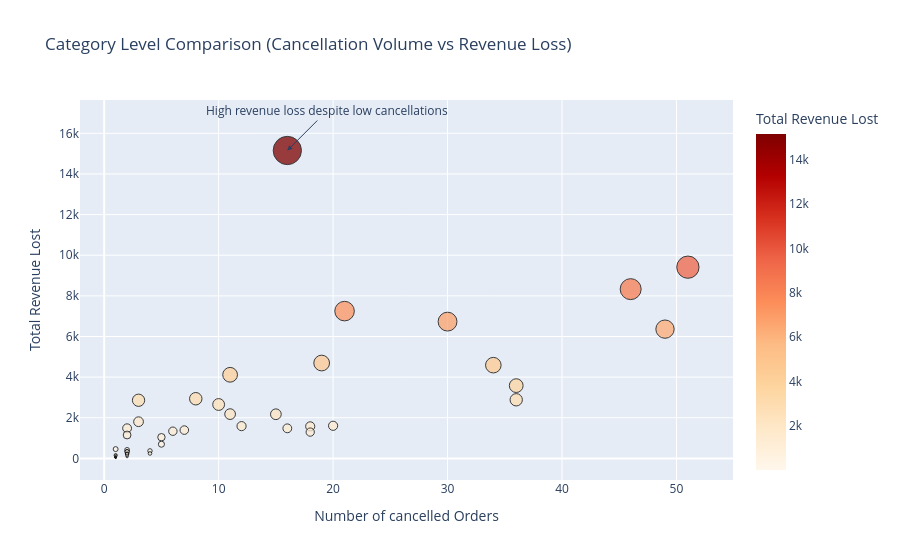

The notebook cell this image was saved under:
### Code cell
category_lvl_vol_vs_rvn_summary()

### Figure 1 — Plotly figure (JSON) as saved in the notebook; plotly's stock layout.template omitted (floating-point values rounded to 4 significant figures)
{"data": [{"hovertemplate": "<b>Category:</b> %{hovertext}<br><b>Cancelled Orders:</b> %{x}<br><b>Revenue Lost:</b> %{y:.2f}<br><extra></extra>", "hovertext": ["cool_stuff", "sports_leisure", "computers_accessories", "watches_gifts", "auto", "housewares", "garden_tools", "toys", "musical_instruments", "health_beauty", "small_appliances", "furniture_decor", "home_appliances_2", "consoles_games", "electronics", "perfumery", "fixed_telephony", "baby", "stationery", "telephony", "dvds_blu_ray", "Unknown", "books_general_interest", "fashion_bags_accessories", "bed_bath_table", "construction_tools_lights", "construction_tools_safety", "pet_shop", "office_furniture", "kitchen_dining_laundry_garden_furniture", "luggage_accessories", "air_conditioning", "furniture_living_room", "costruction_tools_garden", "fashion_shoes", "home_appliances", "food", "construction_tools_construction", "market_place", "home_construction", "food_drink", "drinks", "fashion_male_clothing", "art", "diapers_and_hygiene", "audio", "christmas_supplies"], "legendgroup": "", "marker": {"color": [15150.0, 9412.0, 8331.0, 7249.0, 6732.0, 6363.0, 4694.0, 4589.0, 4116.0, 3582.0, 2937.0, 2886.0, 2862.0, 2654.0, 2181.0, 2174.0, 1807.0, 1606.0, 1590.0, 1577.0, 1484.0, 1480.0, 1394.0, 1339.0, 1296.0, 1153.0, 1043.0, 699.7, 459.6, 422.0, 371.1, 337.6, 327.4, 245.4, 233.2, 219.1, 167.7, 148.3, 140.0, 86.74, 79.37, 69.2, 56.78, 51.6, 40.02, 27.68, 20.93], "coloraxis": "coloraxis", "line": {"color": "black", "width": 1}, "opacity": 0.75, "size": [15150.0, 9412.0, 8331.0, 7249.0, 6732.0, 6363.0, 4694.0, 4589.0, 4116.0, 3582.0, 2937.0, 2886.0, 2862.0, 2654.0, 2181.0, 2174.0, 1807.0, 1606.0, 1590.0, 1577.0, 1484.0, 1480.0, 1394.0, 1339.0, 1296.0, 1153.0, 1043.0, 699.7, 459.6, 422.0, 371.1, 337.6, 327.4, 245.4, 233.2, 219.1, 167.7, 148.3, 140.0, 86.74, 79.37, 69.2, 56.78, 51.6, 40.02, 27.68, 20.93], "sizemode": "area", "sizeref": 37.88, "symbol": "circle"}, "mode": "markers", "name": "", "orientation": "v", "showlegend": false, "type": "scatter", "x": [16, 51, 46, 21, 30, 49, 19, 34, 11, 36, 8, 36, 3, 10, 11, 15, 3, 20, 12, 18, 2, 16, 7, 6, 18, 2, 5, 5, 1, 2, 4, 2, 2, 4, 2, 2, 1, 2, 1, 1, 2, 1, 1, 1, 1, 1, 1], "xaxis": "x", "y": [15150.0, 9412.0, 8331.0, 7249.0, 6732.0, 6363.0, 4694.0, 4589.0, 4116.0, 3582.0, 2937.0, 2886.0, 2862.0, 2654.0, 2181.0, 2174.0, 1807.0, 1606.0, 1590.0, 1577.0, 1484.0, 1480.0, 1394.0, 1339.0, 1296.0, 1153.0, 1043.0, 699.7, 459.6, 422.0, 371.1, 337.6, 327.4, 245.4, 233.2, 219.1, 167.7, 148.3, 140.0, 86.74, 79.37, 69.2, 56.78, 51.6, 40.02, 27.68, 20.93], "yaxis": "y"}], "layout": {"annotations": [{"arrowhead": 2, "ax": 40, "ay": -40, "showarrow": true, "text": "High revenue loss despite low cancellations", "x": 16, "y": 15150.0}], "coloraxis": {"colorbar": {"title": {"text": "Total Revenue Lost"}}, "colorscale": [[0, "rgb(255,247,236)"], [0.125, "rgb(254,232,200)"], [0.25, "rgb(253,212,158)"], [0.375, "rgb(253,187,132)"], [0.5, "rgb(252,141,89)"], [0.625, "rgb(239,101,72)"], [0.75, "rgb(215,48,31)"], [0.875, "rgb(179,0,0)"], [1, "rgb(127,0,0)"]]}, "legend": {"itemsizing": "constant", "tracegroupgap": 0}, "title": {"text": "Category Level Comparison (Cancellation Volume vs Revenue Loss)"}, "xaxis": {"anchor": "y", "domain": [0, 1], "title": {"text": "Number of cancelled Orders"}}, "yaxis": {"anchor": "x", "domain": [0, 1], "title": {"text": "Total Revenue Lost"}}}}
